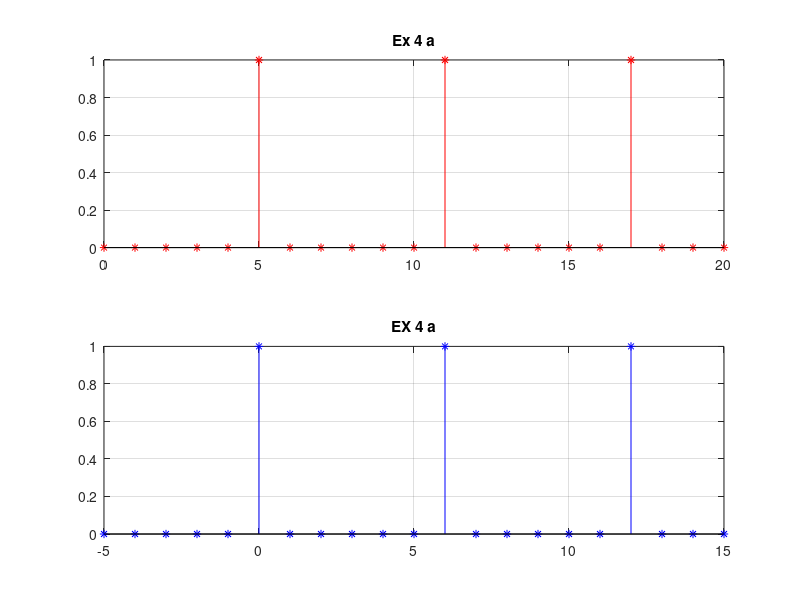
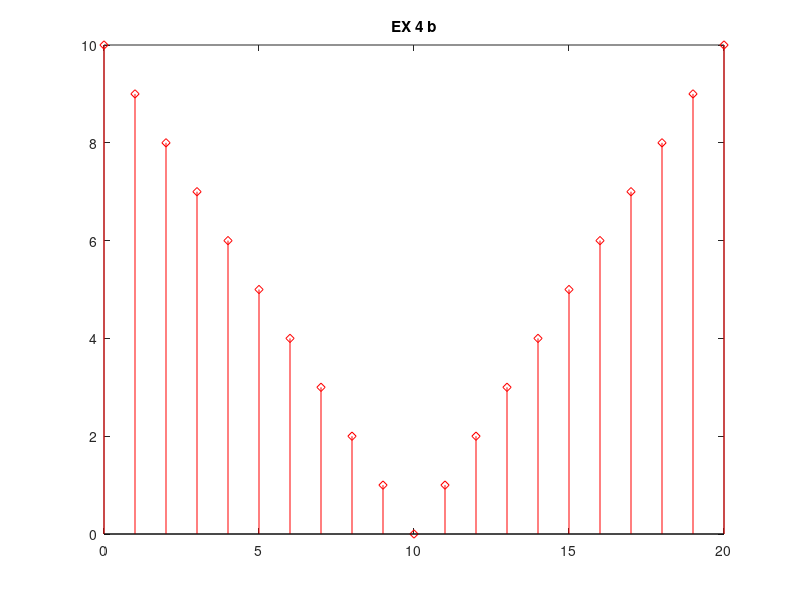
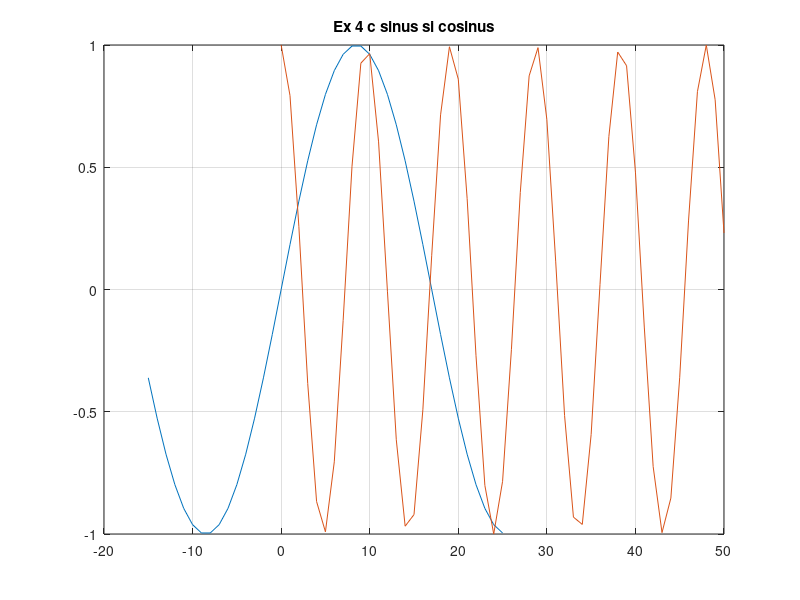
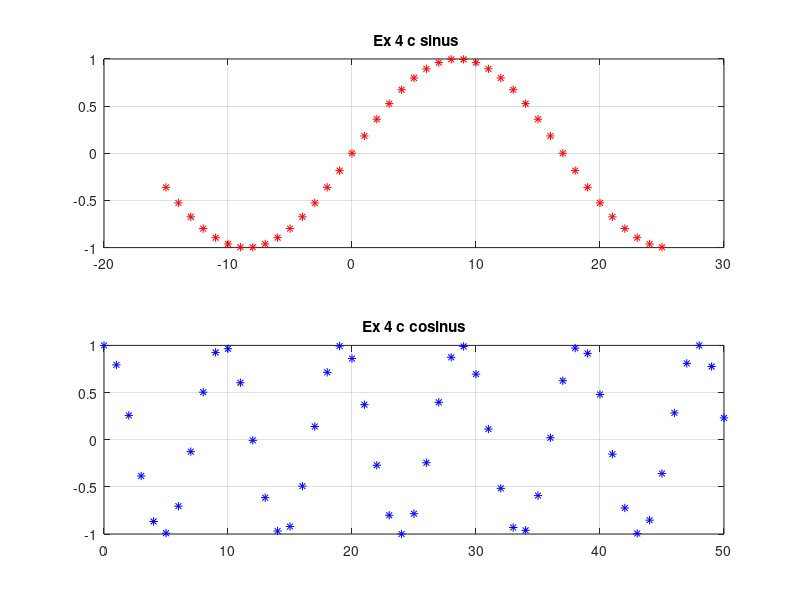

Write the MATLAB code that produced these figures, in order.
%a)
z=zeros(1,21);
for i=6:6:21
    z(1,i)=1;
end
n=0:20
m=-5:15
figure(1)                                              %astfel vor fi afisate toate graficele 

subplot(2,1,1), stem(n,z,'r*'),title('Ex 4 a'), grid   %afisarea din cerinta

subplot(2,1,2), stem(m,z,'b*'),title('EX 4 a'), grid
% La punctul b), vom folosi functia abs pentru a calcula modulul, rezultat pe care i-l vom atribui constantei t

t=abs(10-n)

 figure(2)

 stem(n,t,'rd'), title('EX 4 b')

 



%c) 
q1= -15:25;

    q2= 0:50;

    

    x1=sin((pi/17)*q1);

    x2=cos((pi/sqrt(23))*q2);



 figure(3)

 plot(q1,x1,q2,x2),grid,title('Ex 4 c sinus si cosinus')

 

 

 figure(4)

 subplot(2,1,1), plot(q1,x1,'r*'),grid,title(' Ex 4 c sinus')

 subplot(2,1,2), plot(q2,x2,'b*'),grid,title('Ex 4 c cosinus')

 

 figure(5)

 subplot(2,1,1), stem(q1,x1,'rd'),grid,title(' Ex 4 c sinus')

 subplot(2,1,2), stem(q2,x2,'bd'),grid,title('Ex 4 c cosinus')
